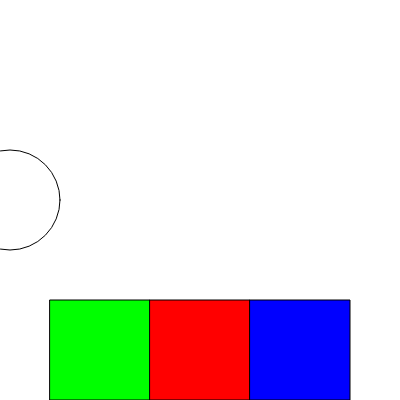
Frame 1 (no input)
Frame 60 (no input): identical to frame 1, image omitted
Frame 120 (the mouse pressed at the canvas centre since frame 60): identical to frame 1, image omitted

The p5.js sketch that drew this single still picture (run headless with seeded random() and noise() and a simulated clock; from frame 60 on, the mouse is pressed at the canvas centre):

// p5.js sketch
// ── sketch.js
var interfaceItems = [];

var currentType = "";

var bubble1;

function setup() {
    createCanvas(400, 400);


    interfaceItems.push(new interface(50, 300, 100, "start"));
    interfaceItems.push(new interface(150, 300, 100, "stop"));
    interfaceItems.push(new interface(250, 300, 100, "restart"));

    bubble1 = new bubble(10, 200, 100);


}

function draw() {

    background(255);
    fill(0);

    for (var i = 0; i < interfaceItems.length; i++) {
        var currentItemCheck = interfaceItems[i].check();
        console.log(currentItemCheck);
        var settingFill;
        if (currentItemCheck == true) {
            settingFill = 100;
        } else {
            settingFill = 255;
        }
        interfaceItems[i].display(settingFill);

    }

    if (currentType == "start") {
        bubble1.move();
    } else if (currentType == "stop") {
        bubble1.stop();

    } else if (currentType == "restart") {
        bubble1.reset();

    }


    bubble1.display();
    bubble1.checkWidth();

}




function interface(tempX, tempY, tempBoxSize, tempType) {

    this.x = tempX;
    this.y = tempY;
    this.boxSize = tempBoxSize;
    this.type = tempType;


    this.display = function (setFill) {

        if (this.type == "start") {
            fill(0, 255, 0, setFill);
        } else if (this.type == "stop") {
            fill(255, 0, 0, setFill);
        } else if (this.type == "restart") {
            fill(0, 0, 255, setFill);
        }

        rect(this.x, this.y, this.boxSize, this.boxSize);
    }


    this.check = function () {
        if (mouseX > this.x && mouseX < (this.x + this.boxSize) && mouseY > this.y && mouseY < (this.y + this.boxSize)) {
            return true;
        } else {
            return false;
        }
    }
}

function bubble(tempX, tempY, tempDiameter) {

    this.x = tempX;
    this.y = tempY;
    this.diameter = tempDiameter;


    this.display = function () {
        fill(255);
        ellipse(this.x, this.y, this.diameter, this.diameter);
    }

    //start moving
    this.move = function () {
        this.x++;
    }
    
    //stop moving
    this.stop = function(){
        this.x;
    }
    
    //reset it to tempX 
    this.reset = function(){
        this.x = tempX;
    }

    this.checkWidth = function () {
        if (this.x > width) {
            this.x = 0;
            return true;
        }else{
            return false;
        }
    }


}


function mousePressed() {

    for (var i = 0; i < interfaceItems.length; i++) {
        var checkItem = interfaceItems[i].check();
        if (checkItem == true) {
            currentType = interfaceItems[i].type;
            console.log(currentType);
        }
    }

}
